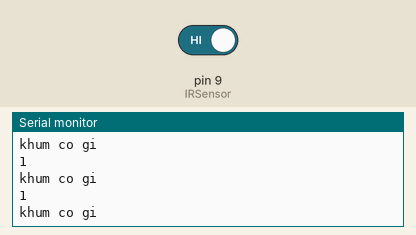
A sketch run on a simulated Arduino Uno, built with avr-gcc and run on an emulated ATmega328P. Shown: the last lines printed to the serial monitor. Inputs (shaded band) come from the test bench; at power-on: pin 9 (IRSensor) HIGH.

Above: at 1.2 s.
1.3 s: pin 9 (IRSensor) driven LOW
At 2.2 s:
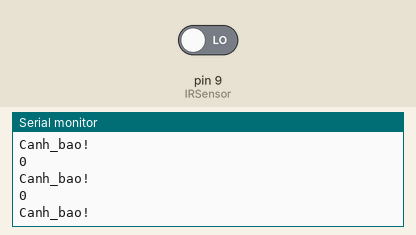
2.8 s: pin 9 (IRSensor) driven HIGH
At 3.9 s:
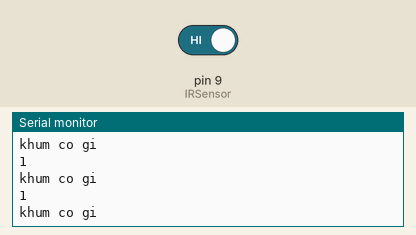
5.8 s: pin 9 (IRSensor) driven LOW
At 6.4 s:
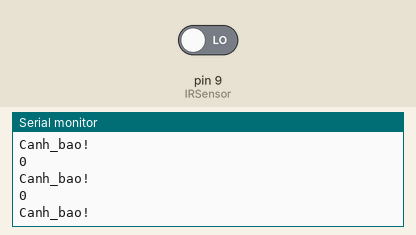

The sketch:

Interfacing.ino
```cpp
// Arduino IR Sensor Code
int IRSensor = 9; // connect ir sensor module to Arduino pin 9

int LED = 13; // conect LED to Arduino pin 13

void setup()

{
  Serial.begin(9600); // Init Serila at 115200 Baud

  Serial.println("Serial Working"); // Test to check if serial is working or not

  pinMode(IRSensor, INPUT); // IR Sensor pin INPUT
}

void loop()

{
  int sensorStatus = digitalRead(IRSensor); // Set the GPIO as Input
  Serial.println(sensorStatus);
  if (sensorStatus == 0) // Check if the pin high or not

  {
    // if the pin is high turn off the onboard Led
    Serial.println("Canh_bao!");
  }

  else

  {
    //else turn on the onboard LED
    Serial.println("khum co gi");
  }
}
```

Measured:
- after the input at 1.3 s, the serial monitor: prints a new line after 0.07 s (image 1)
